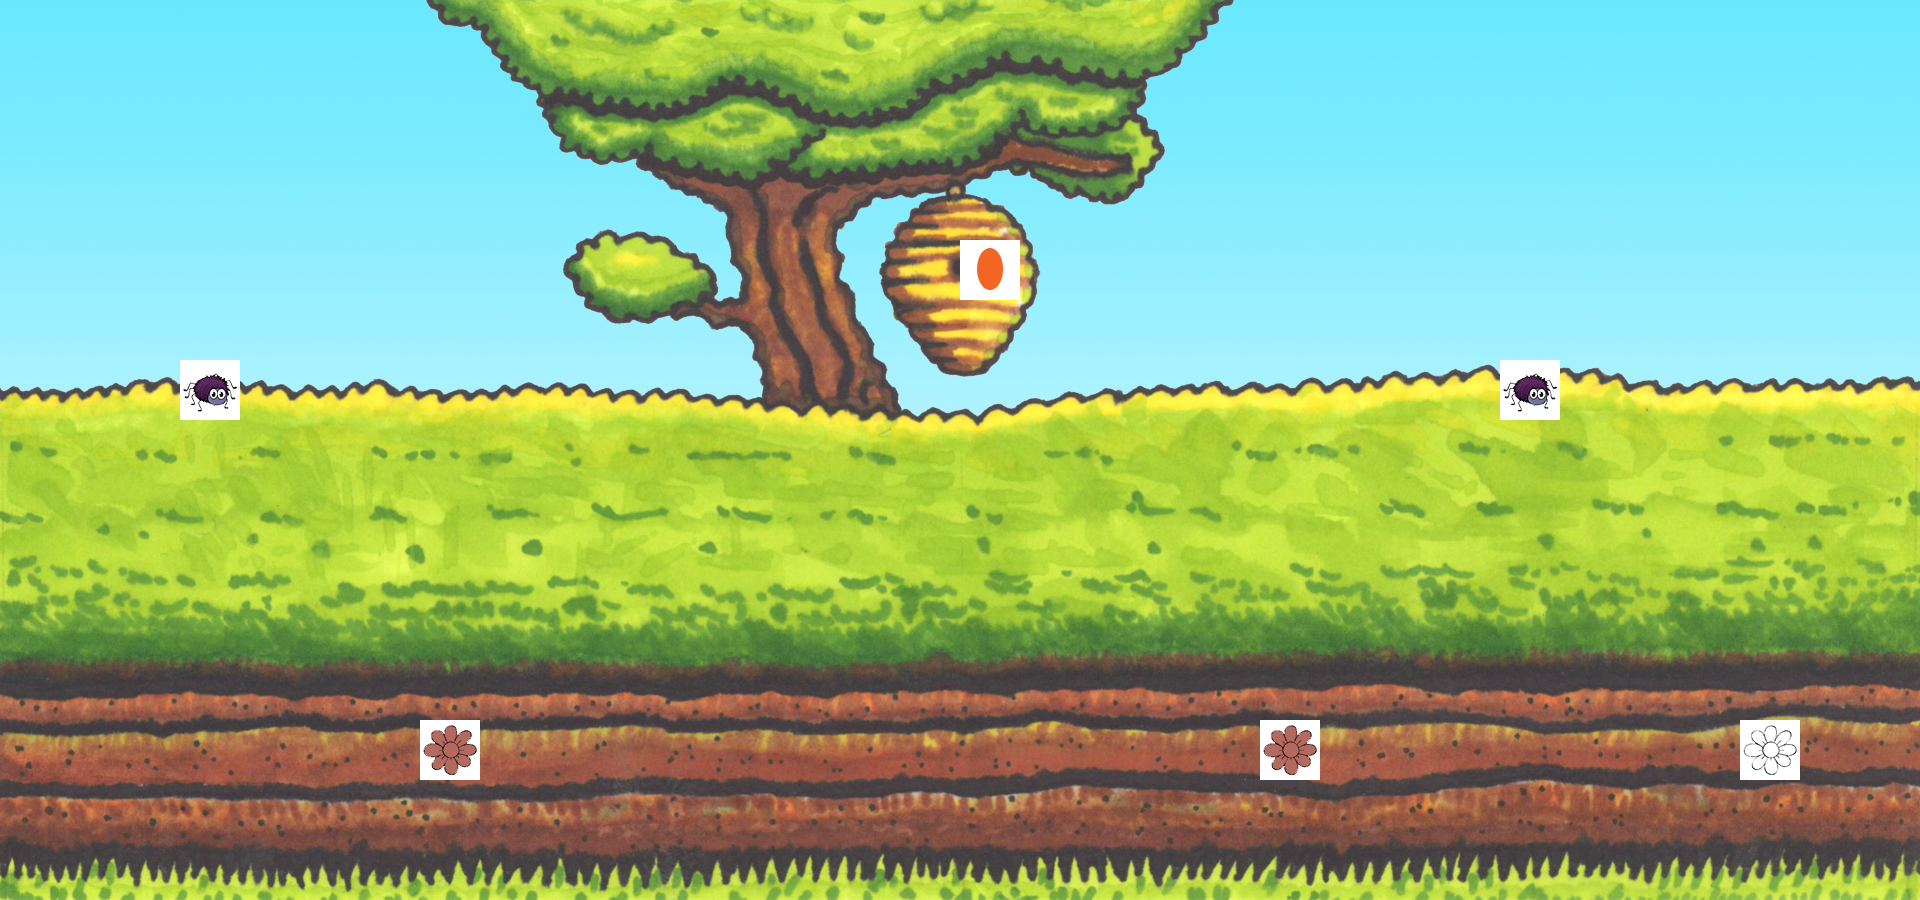

This game map was drawn from its Tiled (.tmx) file and the tilesets committed beside it. A one-line description and the full map source follow:
An orthogonal 32x15 tile map with 60x60 px tiles, 1 tile layer (world), 1 image layer.

<map version="1.0" tiledversion="1.1.0" orientation="orthogonal" renderorder="right-down" width="32" height="15" tilewidth="60" tileheight="60" infinite="0" nextobjectid="1">
 <properties>
  <property name="ants" value="3" />
  <property name="bees_green" value="1" />
  <property name="bees_orange" value="1" />
  <property name="bees_purple" value="2" />
  <property name="bees_soldier" value="10" />
 </properties>
 <tileset firstgid="1" name="level-objects" tilewidth="60" tileheight="60" spacing="1" margin="1" tilecount="16" columns="4">
  <image source="tilemap.png" width="245" height="245" />
  <tile id="0" type="flower">
   <properties>
    <property name="colour" value="white" />
    <property name="type" value="flower" />
   </properties>
  </tile>
  <tile id="1" type="flower">
   <properties>
    <property name="colour" value="red" />
    <property name="type" value="flower" />
   </properties>
  </tile>
  <tile id="2" type="flower">
   <properties>
    <property name="colour" value="yellow" />
    <property name="type" value="flower" />
   </properties>
  </tile>
  <tile id="3" type="flower">
   <properties>
    <property name="colour" value="blue" />
    <property name="type" value="flower" />
   </properties>
  </tile>
  <tile id="4" type="seed">
   <properties>
    <property name="colour" value="orange" />
    <property name="type" value="seed" />
   </properties>
  </tile>
  <tile id="5" type="seed">
   <properties>
    <property name="colour" value="green" />
    <property name="type" value="seed" />
   </properties>
  </tile>
  <tile id="6" type="seed">
   <properties>
    <property name="colour" value="purple" />
    <property name="type" value="seed" />
   </properties>
  </tile>
  <tile id="7" type="wasp">
   <properties>
    <property name="type" value="wasp" />
   </properties>
  </tile>
  <tile id="8" type="spider">
   <properties>
    <property name="type" value="spider" />
   </properties>
  </tile>
  <tile id="9">
   <properties>
    <property name="type" value="hive" />
   </properties>
  </tile>
 </tileset>
 <imagelayer name="background">
  <image source="../assets/images/background.png" width="1920" height="900" />
 </imagelayer>
 <layer name="world" width="32" height="15">
  <data encoding="csv">
0,0,0,0,0,0,0,0,0,0,0,0,0,0,0,0,0,0,0,0,0,0,0,0,0,0,0,0,0,0,0,0,
0,0,0,0,0,0,0,0,0,0,0,0,0,0,0,0,0,0,0,0,0,0,0,0,0,0,0,0,0,0,0,0,
0,0,0,0,0,0,0,0,0,0,0,0,0,0,0,0,0,0,0,0,0,0,0,0,0,0,0,0,0,0,0,0,
0,0,0,0,0,0,0,0,0,0,0,0,0,0,0,0,0,0,0,0,0,0,0,0,0,0,0,0,0,0,0,0,
0,0,0,0,0,0,0,0,0,0,0,0,0,0,0,0,10,0,0,0,0,0,0,0,0,0,0,0,0,0,0,0,
0,0,0,0,0,0,0,0,0,0,0,0,0,0,0,0,0,0,0,0,0,0,0,0,0,0,0,0,0,0,0,0,
0,0,0,9,0,0,0,0,0,0,0,0,0,0,0,0,0,0,0,0,0,0,0,0,0,9,0,0,0,0,0,0,
0,0,0,0,0,0,0,0,0,0,0,0,0,0,0,0,0,0,0,0,0,0,0,0,0,0,0,0,0,0,0,0,
0,0,0,0,0,0,0,0,0,0,0,0,0,0,0,0,0,0,0,0,0,0,0,0,0,0,0,0,0,0,0,0,
0,0,0,0,0,0,0,0,0,0,0,0,0,0,0,0,0,0,0,0,0,0,0,0,0,0,0,0,0,0,0,0,
0,0,0,0,0,0,0,0,0,0,0,0,0,0,0,0,0,0,0,0,0,0,0,0,0,0,0,0,0,0,0,0,
0,0,0,0,0,0,0,0,0,0,0,0,0,0,0,0,0,0,0,0,0,0,0,0,0,0,0,0,0,0,0,0,
0,0,0,0,0,0,0,2,0,0,0,0,0,0,0,0,0,0,0,0,0,2,0,0,0,0,0,0,0,1,0,0,
0,0,0,0,0,0,0,0,0,0,0,0,0,0,0,0,0,0,0,0,0,0,0,0,0,0,0,0,0,0,0,0,
0,0,0,0,0,0,0,0,0,0,0,0,0,0,0,0,0,0,0,0,0,0,0,0,0,0,0,0,0,0,0,0
</data>
 </layer>
</map>
